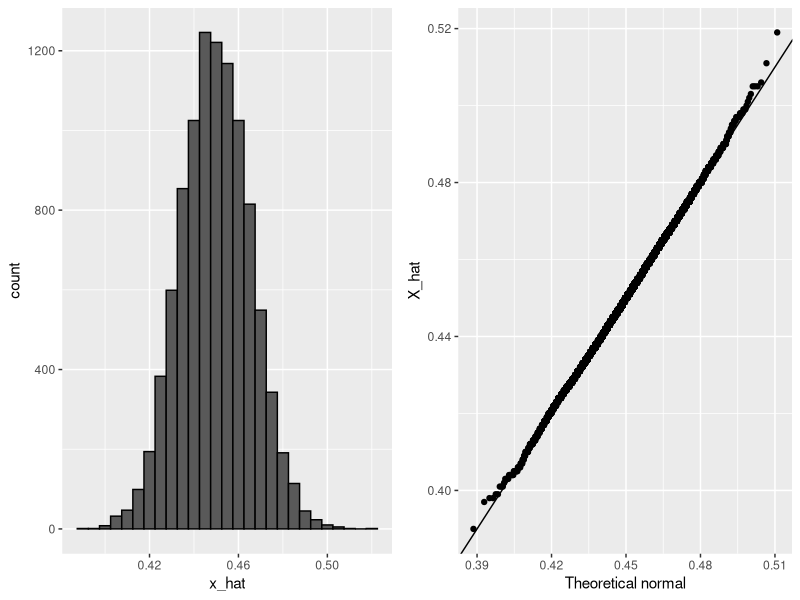

This figure's R source:
library(tidyverse)
library(gridExtra)

p <- 0.45    # unknown p to estimate
N <- 1000

# simulate one poll of size N and determine x_hat
x <- sample(c(0,1), size = N, replace = TRUE, prob = c(1-p, p))
x_hat <- mean(x)

# simulate B polls of size N and determine average x_hat
B <- 10000    # number of replicates
N <- 1000    # sample size per replicate
x_hat <- replicate(B, {
  x <- sample(c(0,1), size = N, replace = TRUE, prob = c(1-p, p))
  mean(x)
})


p1 <- data.frame(x_hat = x_hat) %>%
  ggplot(aes(x_hat)) +
  geom_histogram(binwidth = 0.005, color = "black")
p2 <- data.frame(x_hat = x_hat) %>%
  ggplot(aes(sample = x_hat)) +
  stat_qq(dparams = list(mean = mean(x_hat), sd = sd(x_hat))) +
  geom_abline() +
  ylab("X_hat") +
  xlab("Theoretical normal")
grid.arrange(p1, p2, nrow=1)